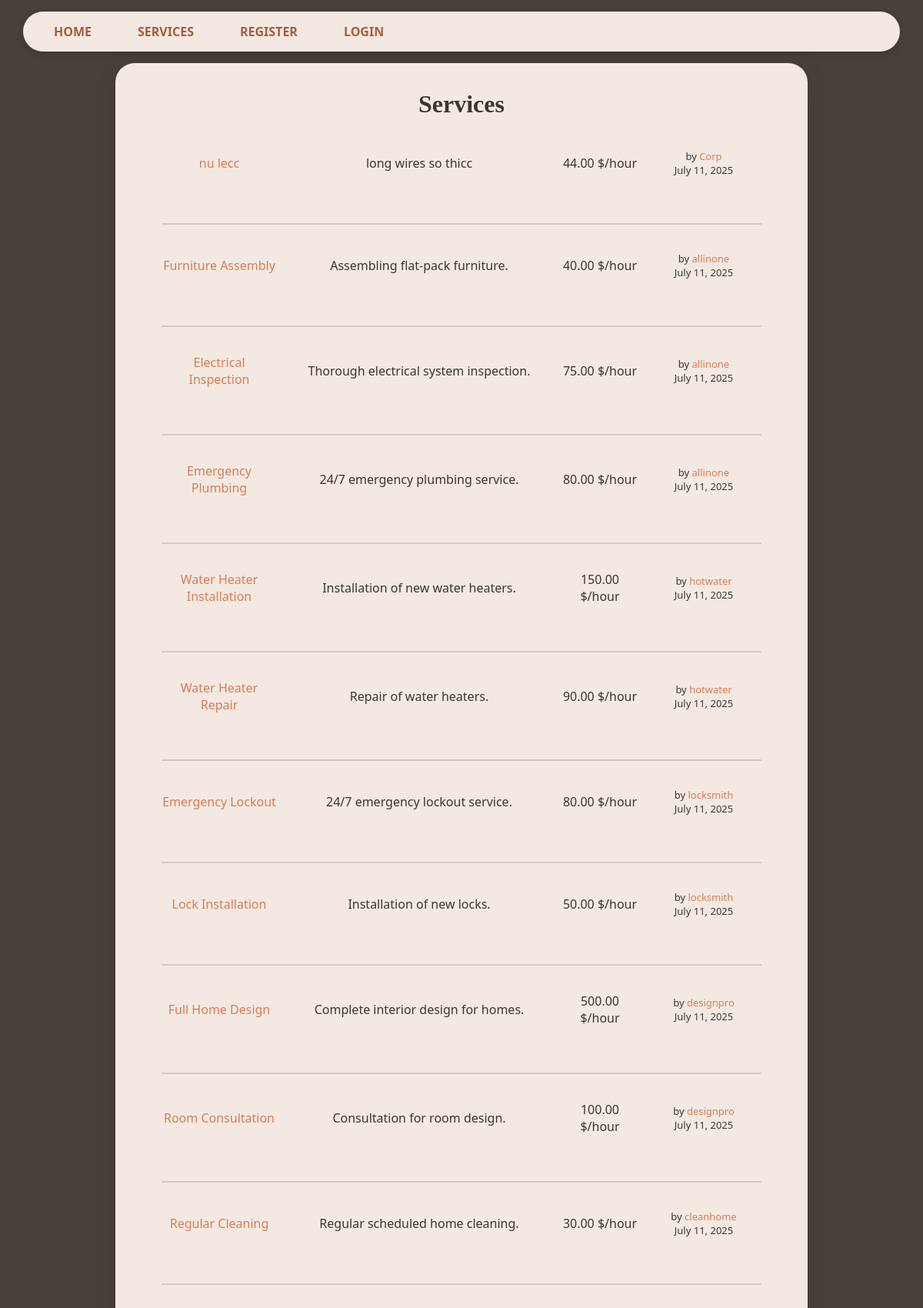
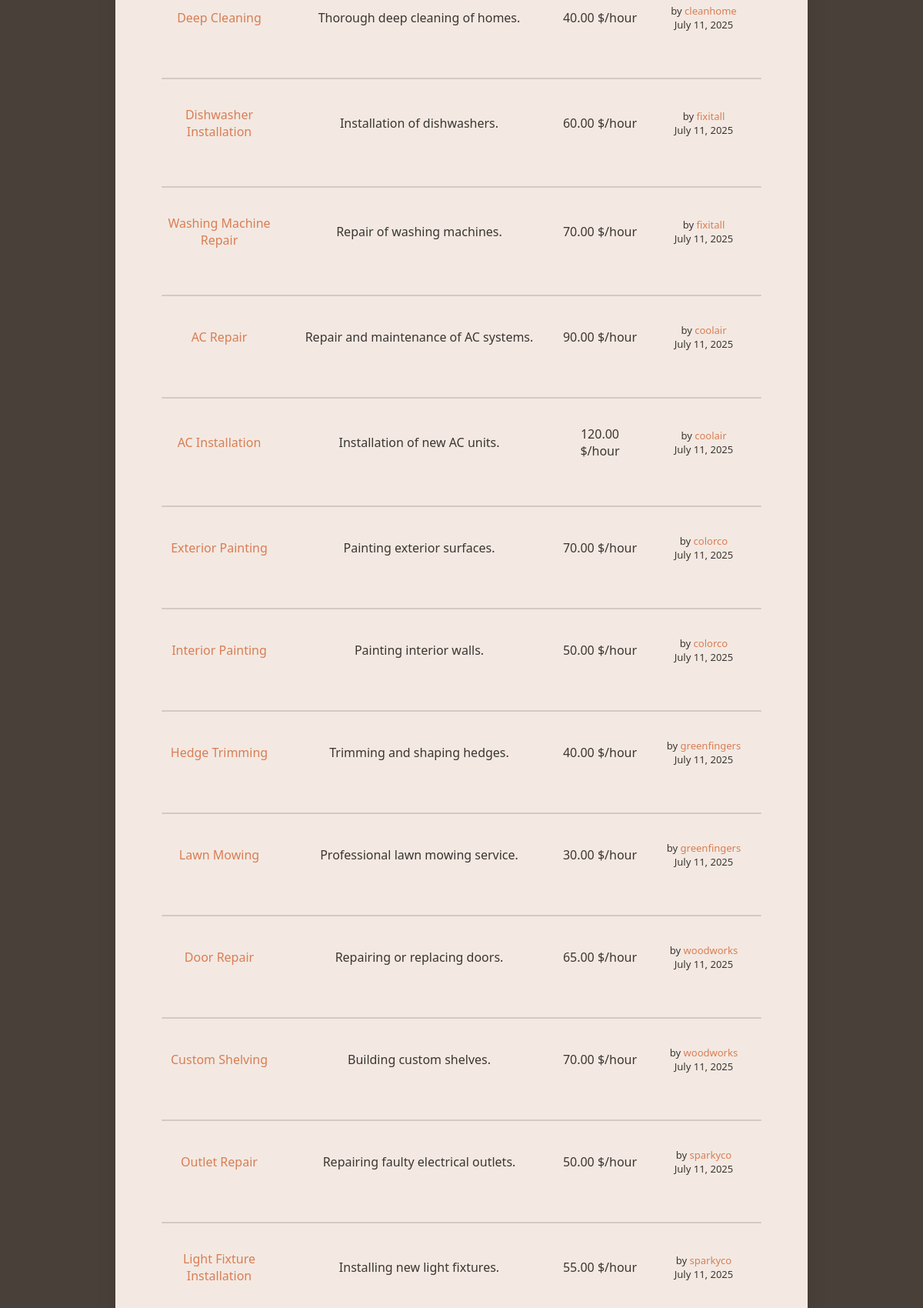
Page /services/ (upper part) on the committed database (2 pictures, top to bottom).
### services/models.py (models this page shows, shortened)
class Service(models.Model):
    company = models.ForeignKey(Company, on_delete=models.CASCADE)
    name = models.CharField(max_length=40)
    description = models.TextField()
    price_hour = models.DecimalField(decimal_places=2, max_digits=100)
    rating = models.IntegerField(validators=[MinValueValidator(
        0), MaxValueValidator(5)], default=0)
    choices = (
        ('Air Conditioner', 'Air Conditioner'),
        ('Carpentry', 'Carpentry'),
        ('Electricity', 'Electricity'),
        ('Gardening', 'Gardening'),
        ('Home Machines', 'Home Machines'),
        ('House Keeping', 'House Keeping'),
        ('Interior Design', 'Interior Design'),
        ('Locks', 'Locks'),
        ('Painting', 'Painting'),
        ('Plumbing', 'Plumbing'),
        ('Water Heaters', 'Water Heaters'),
    )
    field = models.CharField(max_length=30, blank=False,
                             null=False, choices=choices)
    date = models.DateTimeField(auto_now=True, null=False)

### users/models.py (models this page shows, shortened)
class Company(models.Model):
    user = models.OneToOneField(
        User, on_delete=models.CASCADE, primary_key=True)
    field = models.CharField(max_length=70, choices=(('Air Conditioner', 'Air Conditioner'),
                                                     ('All in One', 'All in One'),
                                                     ('Carpentry', 'Carpentry'),
                                                     ('Electricity',
                                                      'Electricity'),
                                                     ('Gardening', 'Gardening'),
                                                     ('Home Machines',
                                                      'Home Machines'),
                                                     ('House Keeping',
                                                      'House Keeping'),
                                                     ('Interior Design',
                                                      'Interior Design'),
                                                     ('Locks', 'Locks'),
                                                     ('Painting', 'Painting'),
                                                     ('Plumbing', 'Plumbing'),
                                                     ('Water Heaters', 'Water Heaters')), blank=False, null=False)
    rating = models.IntegerField(
        validators=[MaxValueValidator(5), MinValueValidator(0)], default=0)

class User(AbstractUser):
    is_company = models.BooleanField(default=False)
    is_customer = models.BooleanField(default=False)
    email = models.CharField(max_length=100, unique=True)

### services/views.py (the view)
# urls.py: path('', v.service_list, name='services_list'),
def service_list(request):
    services = Service.objects.all().order_by("-date")
    return render(request, 'services/list.html', {'services': services})

### services/templates/services/list.html (shortened to what this page needs)
{% extends 'main/base.html' %}
{% block content %}
    <p class="title">Services</p>
    <div class='services_list'>
        {% if services %}
            {% for service in services.all %}
                <div class="service-header">
                    <a href="/services/{{service.id}}">
                        <p class="service-name">{{service.name}}</p>
                    </a>
                    <p class="service-description">{{service.description}}</p>
                    <p class="service-price">{{service.price_hour}} $/hour</p>
                    <p class="service-company-info">
                        by <a href="/company/{{service.company.user}}">{{service.company.user}}</a>
                        <br>{{ service.date|date:"F d, Y" }}
                    </p>
                </div>
                {% if forloop.counter != services.all|length %}
                    <div class="line"></div>
                {% endif %}
            {% endfor %}
        {% else %}
            <h2>Sorry No services available yet</h2>
        {% endif %}
     </div>
{% endblock %}

### static/css/style.css (style rules this page uses)
:root { --primary-color: #4a403a; --secondary-color: #f3e9e2; --accent-color: #d97d54; --accent-color-dark: #a85c3b; --text-color-light: #f3e9e2; --text-color-dark: #3b3531; --error-color: #c94a4a; --border-color: #d1c7c0; --font-family-sans-serif: system-ui, -apple-system, BlinkMacSystemFont, "Segoe UI", Roboto, "Helvetica Neue", Arial, sans-serif; --font-family-serif: Iowan Old Style, "Apple Garamond", Baskerville, "Times New Roman", "Droid Serif", Times, "Source Serif Pro", serif; --font-size-base: 1rem; --font-size-lg: 1.25rem; --font-size-xl: 1.5rem; --font-size-xxl: 2rem; --font-weight-normal: 400; --font-weight-bold: 700; }
body { background: var(--primary-color); font-family: var(--font-family-sans-serif); padding: 0; margin: 0; color: var(--text-color-light); }
a { color: var(--accent-color); text-decoration: none; transition: color 0.2s; }
.content p { text-align: center; margin: 15px 0; }
.title { text-align: center; font-family: var(--font-family-serif); font-size: var(--font-size-xxl); font-weight: var(--font-weight-bold); text-decoration-color: var(--accent-color-dark); }
.line { width: 100%; margin: 35px auto 10px; height: 2px; background-color: #00000022; border-radius: 20px; }
.service-header { display: grid; grid-template-columns: 150px minmax(0, 1fr) 100px 150px; gap: 10px; align-items: center; padding: 10px 0; }
.service-name, .service-description, .service-price, .service-company-info { text-align: left; margin: 0; }
.service-description { white-space: normal; }
.service-price { text-align: right; }
.service-company-info { font-size: small; }
.services_list { padding: 0; margin-bottom: 20px; }

### rows in the picture
Service: name "nu lecc", description "long wires so thicc", price_hour "44.00", company.user "Corp", date "July 11, 2025"
Service: name "Furniture Assembly", description "Assembling flat-pack furniture.", price_hour "40.00", company.user "allinone", date "July 11, 2025"
Service: name "Electrical Inspection", description "Thorough electrical system inspection.", price_hour "75.00", company.user "allinone", date "July 11, 2025"
Service: name "Emergency Plumbing", description "24/7 emergency plumbing service.", price_hour "80.00", company.user "allinone", date "July 11, 2025"
Service: name "Water Heater Installation", description "Installation of new water heaters.", price_hour "150.00", company.user "hotwater", date "July 11, 2025"
Service: name "Water Heater Repair", description "Repair of water heaters.", price_hour "90.00", company.user "hotwater", date "July 11, 2025"
Service: name "Emergency Lockout", description "24/7 emergency lockout service.", price_hour "80.00", company.user "locksmith", date "July 11, 2025"
Service: name "Lock Installation", description "Installation of new locks.", price_hour "50.00", company.user "locksmith", date "July 11, 2025"
Service: name "Full Home Design", description "Complete interior design for homes.", price_hour "500.00", company.user "designpro", date "July 11, 2025"
Service: name "Room Consultation", description "Consultation for room design.", price_hour "100.00", company.user "designpro", date "July 11, 2025"
Service: name "Regular Cleaning", description "Regular scheduled home cleaning.", price_hour "30.00", company.user "cleanhome", date "July 11, 2025"
Service: name "Deep Cleaning", description "Thorough deep cleaning of homes.", price_hour "40.00", company.user "cleanhome", date "July 11, 2025"
Service: name "Dishwasher Installation", description "Installation of dishwashers.", price_hour "60.00", company.user "fixitall", date "July 11, 2025"
Service: name "Washing Machine Repair", description "Repair of washing machines.", price_hour "70.00", company.user "fixitall", date "July 11, 2025"
Service: name "AC Repair", description "Repair and maintenance of AC systems.", price_hour "90.00", company.user "coolair", date "July 11, 2025"
Service: name "AC Installation", description "Installation of new AC units.", price_hour "120.00", company.user "coolair", date "July 11, 2025"
Service: name "Exterior Painting", description "Painting exterior surfaces.", price_hour "70.00", company.user "colorco", date "July 11, 2025"
Service: name "Interior Painting", description "Painting interior walls.", price_hour "50.00", company.user "colorco", date "July 11, 2025"
Service: name "Hedge Trimming", description "Trimming and shaping hedges.", price_hour "40.00", company.user "greenfingers", date "July 11, 2025"
Service: name "Lawn Mowing", description "Professional lawn mowing service.", price_hour "30.00", company.user "greenfingers", date "July 11, 2025"
Service: name "Door Repair", description "Repairing or replacing doors.", price_hour "65.00", company.user "woodworks", date "July 11, 2025"
Service: name "Custom Shelving", description "Building custom shelves.", price_hour "70.00", company.user "woodworks", date "July 11, 2025"
Service: name "Outlet Repair", description "Repairing faulty electrical outlets.", price_hour "50.00", company.user "sparkyco", date "July 11, 2025"
Service: name "Light Fixture Installation", description "Installing new light fixtures.", price_hour "55.00", company.user "sparkyco", date "July 11, 2025"
